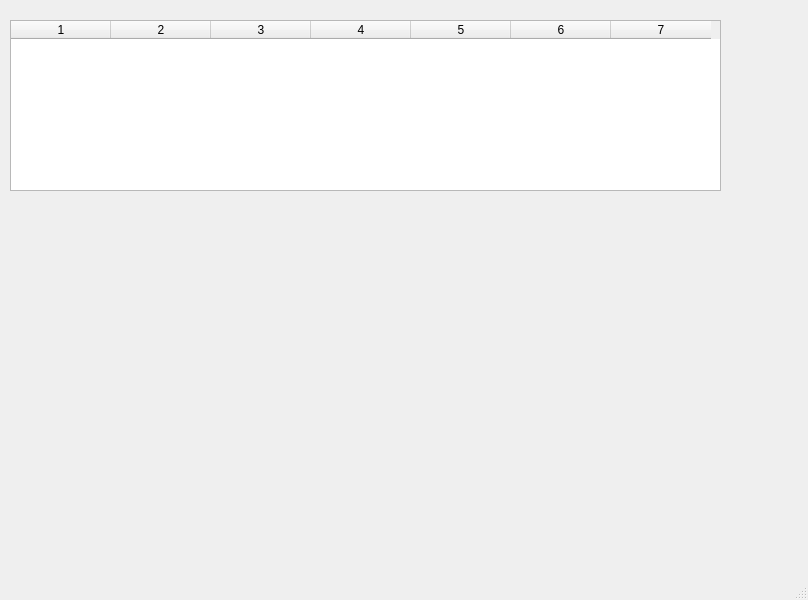
<?xml version="1.0" encoding="UTF-8"?>
<ui version="4.0">
 <class>MainWindow</class>
 <widget class="QMainWindow" name="MainWindow">
  <property name="geometry">
   <rect>
    <x>0</x>
    <y>0</y>
    <width>808</width>
    <height>600</height>
   </rect>
  </property>
  <property name="windowTitle">
   <string>MainWindow</string>
  </property>
  <widget class="QWidget" name="centralwidget">
   <widget class="QTableWidget" name="tableWidget">
    <property name="geometry">
     <rect>
      <x>10</x>
      <y>20</y>
      <width>711</width>
      <height>171</height>
     </rect>
    </property>
    <property name="columnCount">
     <number>7</number>
    </property>
    <attribute name="verticalHeaderShowSortIndicator" stdset="0">
     <bool>false</bool>
    </attribute>
    <column/>
    <column/>
    <column/>
    <column/>
    <column/>
    <column/>
    <column/>
   </widget>
  </widget>
  <widget class="QMenuBar" name="menubar">
   <property name="geometry">
    <rect>
     <x>0</x>
     <y>0</y>
     <width>808</width>
     <height>21</height>
    </rect>
   </property>
  </widget>
  <widget class="QStatusBar" name="statusbar"/>
 </widget>
 <resources/>
 <connections/>
</ui>
